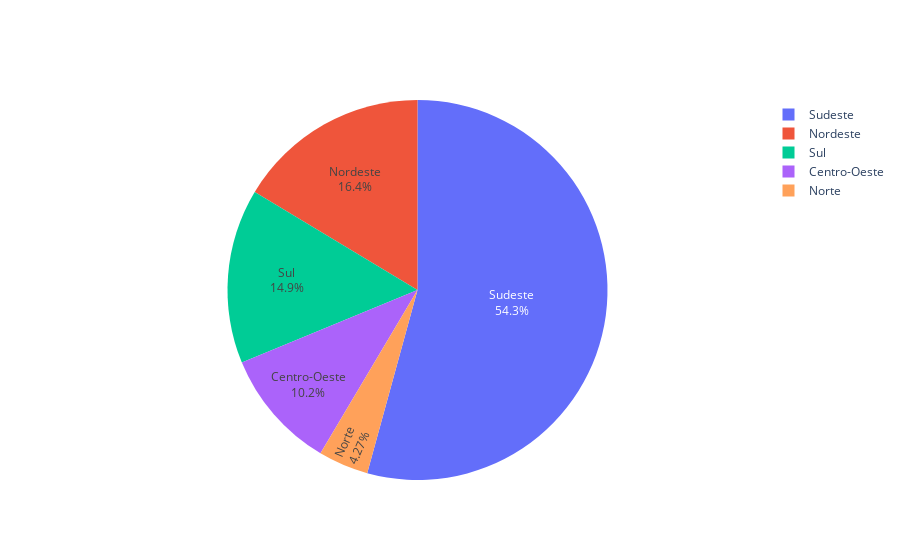

Notebook code for this chart:
### Code cell
labels = ['Norte','Sul','Nordeste','Centro-Oeste','Sudeste']
values = [norte.Norte.max(),sul.Sul.max(), nordeste.Nordeste.max(),centroOeste.CentroOeste.max(),sudeste.Sudeste.max()]

fig = go.Figure(data=[go.Pie(labels=labels, values=values, textinfo='label+percent')])
fig.show()

### Figure 1 — Plotly figure (JSON) as saved in the notebook; plotly's stock layout.template omitted (floating-point values rounded to 4 significant figures)
{"data": [{"labels": ["Norte", "Sul", "Nordeste", "Centro-Oeste", "Sudeste"], "textinfo": "label+percent", "type": "pie", "values": [112, 390, 430, 269, 1425]}], "layout": {}}
